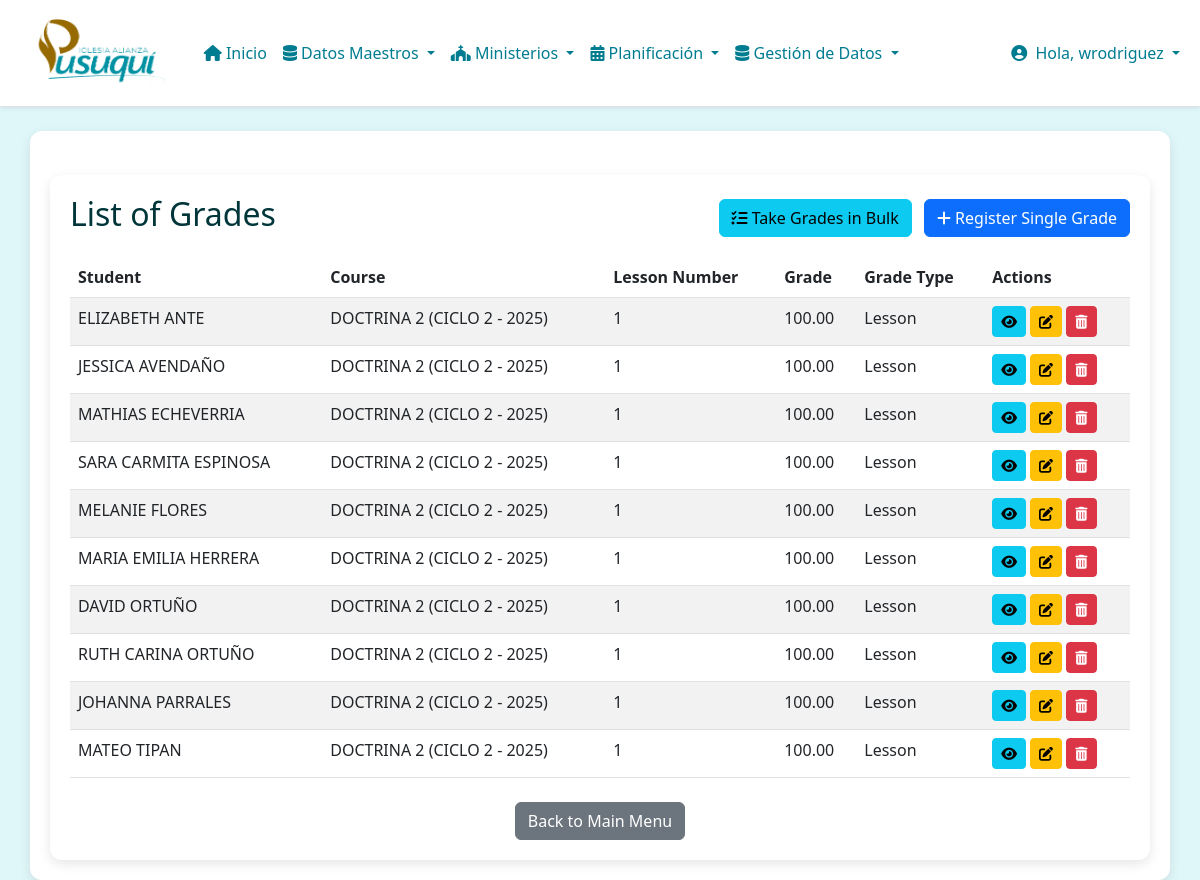
Page /academia/grades/ (signed in) on the earlier database version.
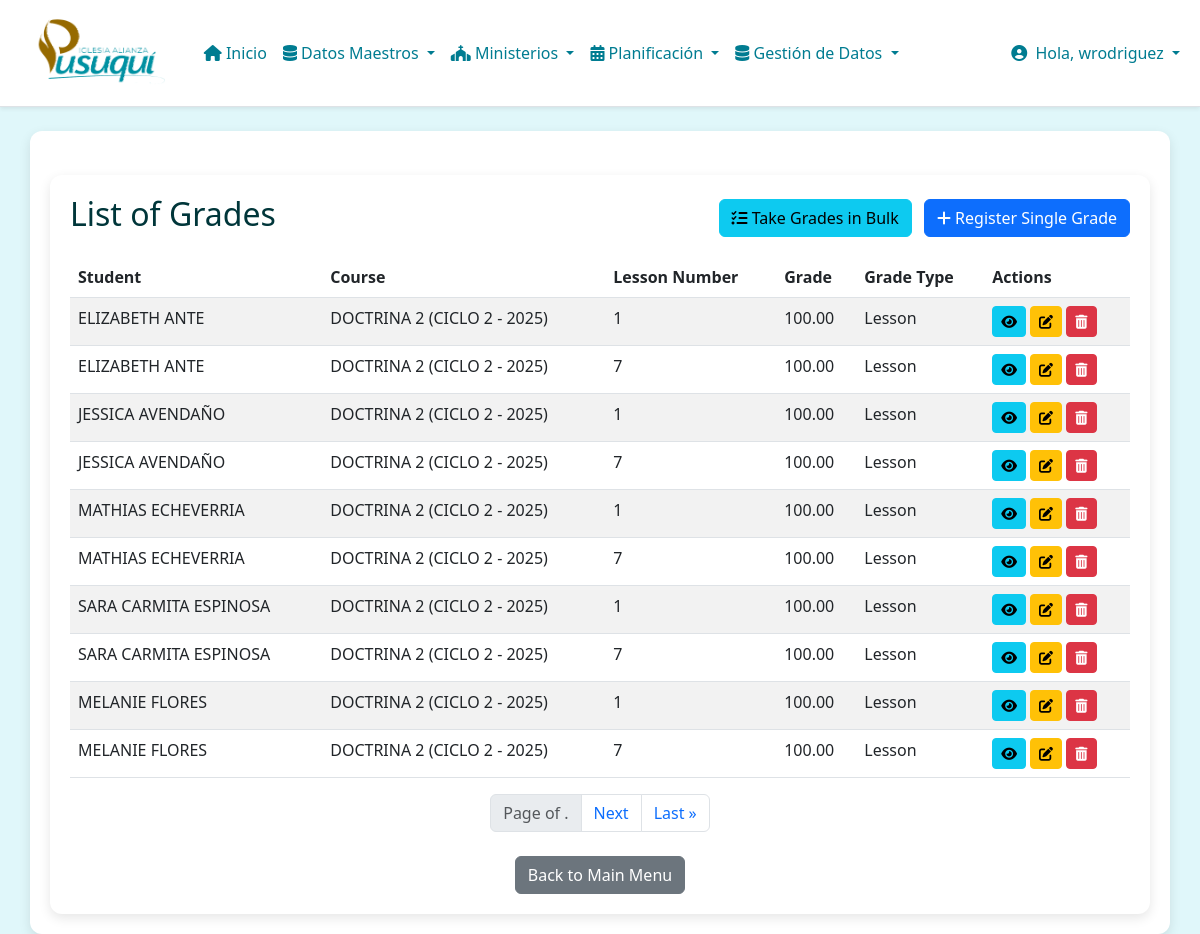
Same page on the later database version.
### academia/models.py (models this page shows, shortened)
class Grade(models.Model):
    GRADE_TYPE_CHOICES = [
        ('Leccion', _('Lesson')),
        ('Examen', _('Exam')),
    ]
    enrollment = models.ForeignKey(
        Enrollment,
        on_delete=models.PROTECT,
        related_name='grades',
        verbose_name=_("enrollment")
    )
    lesson_number = models.PositiveIntegerField(
        _("lesson number"),
        help_text=_("The lesson number this grade refers to. If 'Exam', put 0.")
    )
    grade = models.DecimalField(_("grade"), max_digits=5, decimal_places=2)
    grade_type = models.CharField(_("grade type"), max_length=10, choices=GRADE_TYPE_CHOICES)
    class Meta:
        verbose_name = _("grade")
        verbose_name_plural = _("grades")
        unique_together = ('enrollment', 'lesson_number', 'grade_type')
        ordering = ['enrollment', 'grade_type', 'lesson_number']

class Enrollment(models.Model):
    class Status(models.TextChoices):
        ENROLLED = 'ENROLLED', _('Enrolled')
        APPROVED = 'APPROVED', _('Approved')
        REPROVED = 'REPROVED', _('Reproved')
        COMPLETED = 'COMPLETED', _('Completed')
        DROPPED = 'DROPPED', _('Dropped Out')
    student = models.ForeignKey(Student, on_delete=models.CASCADE, related_name='enrollments', verbose_name=_("student"))
    course = models.ForeignKey(Course, on_delete=models.CASCADE, related_name='enrollments', verbose_name=_("course"))
    enrollment_date = models.DateField(_("enrollment date"), default=date.today)
    lesson_score = models.DecimalField(
        _("lesson score"),
        max_digits=5, decimal_places=2,
        null=True, blank=True,
        help_text=_("Average score for lessons (e.g., out of 100).")
    )
    exam_score = models.DecimalField(
        _("exam score"),
        max_digits=5, decimal_places=2,
        null=True, blank=True,
        help_text=_("Score for the final exam (e.g., out of 100).")
    )
    status = models.CharField(
        _("status"),
        max_length=20,
        choices=Status.choices,
        default=Status.ENROLLED
    )
    class Meta:
        verbose_name = _("enrollment")
        verbose_name_plural = _("enrollments")
        unique_together = ('student', 'course')
        ordering = ['course', 'student__surname', 'student__name']

class Student(models.Model):
    name = models.CharField(_("name"), max_length=128)
    surname = models.CharField(_("surname"), max_length=128)
    email = models.EmailField(_("email"), max_length=254, unique=True, null=True, blank=True)
    phone_number = models.CharField(_("phone number"), max_length=20, null=True, blank=True)
    date_of_birth = models.DateField(
        _("date of birth"),
        null=True, blank=True,
        validators=[validate_date],
        help_text=_("Format: YYYY-MM-DD")
    )
    def __str__(self):
        return f"{self.name} {self.surname}"
    class Meta:
        verbose_name = _("student")
        verbose_name_plural = _("students")
        ordering = ['surname', 'name']
        unique_together = [['name', 'surname']]

class Course(models.Model):
    class DayOfWeek(models.TextChoices):
        SUNDAY = 'SUN', _('Sunday')
        MONDAY = 'MON', _('Monday')
        TUESDAY = 'TUE', _('Tuesday')
        WEDNESDAY = 'WED', _('Wednesday')
        THURSDAY = 'THU', _('Thursday')
        FRIDAY = 'FRI', _('Friday')
        SATURDAY = 'SAT', _('Saturday')
    subject = models.ForeignKey(Subject, on_delete=models.PROTECT, verbose_name=_("subject"))
    teacher = models.ForeignKey(Teacher, on_delete=models.PROTECT, verbose_name=_("teacher"))
    academic_period = models.CharField(
        _("academic period"),
        max_length=50,
        help_text=_("E.g., '2025 - Ciclo 1', '2025 - C1'")
    )
    day_of_week = models.CharField(
        _("day of week"),
        max_length=3,
        choices=DayOfWeek.choices,
        help_text=_("Day of the week the course is held.")
    )
    start_time = models.TimeField(_("start time"), help_text=_("Format: HH:MM"))
    start_date = models.DateField(_("start date"), validators=[validate_date], help_text=_("Format: YYYY-MM-DD"))
    end_date = models.DateField(
        _("end date"),
        validators=[validate_date],
        blank=True, null=True,
        help_text=_("Calculated automatically if not provided, based on start date and number of lessons.")
    )
    is_active = models.BooleanField(_("is active"), default=True, help_text=_("Is this course currently active?"))
    class Meta:
        verbose_name = _("course")
        verbose_name_plural = _("courses")
        unique_together = ('subject', 'academic_period', 'day_of_week', 'start_time')
        ordering = ['-academic_period', 'subject__name', 'start_date']

class Subject(models.Model):
    name = models.CharField(_("subject name"), max_length=128, unique=True)
    description = models.TextField(_("description"), blank=True)
    number_of_lessons = models.PositiveIntegerField(
        _("number of lessons"),
        default=10,
        help_text=_("Default number of lessons for courses of this subject.")
    )
    class Meta:
        verbose_name = _("subject")
        verbose_name_plural = _("subjects")
        ordering = ['name']

### academia/views.py (the view)
# urls.py: path('grades/', views.GradeListView.as_view(), name='grade-list'),
class GradeListView(LoginRequiredMixin,ListView):
    model = Grade
    template_name = 'academia/grade_list.html'
    context_object_name = 'grades'
    paginate_by = 10
    def get_queryset(self):
        user = self.request.user
        if user.is_superuser:
            return Grade.objects.select_related('enrollment__student', 'enrollment__course').order_by('enrollment__student__surname', 'enrollment__course__subject__name', 'lesson_number')
        try:
            return Grade.objects.filter(enrollment__course__teacher=user.teacher).select_related('enrollment__student', 'enrollment__course').order_by('enrollment__student__surname', 'enrollment__course__subject__name', 'lesson_number')
        except Teacher.DoesNotExist:
            return Grade.objects.none()
    def get_context_data(self, **kwargs):
        context = super().get_context_data(**kwargs)
        context['active_page'] = 'grades'
        context['page_title'] = _('List of Grades')
        return context

### iap/context_processors.py (called while the page is built, shortened)
def user_app_permissions(request):
    user = request.user
    if not user.is_authenticated:
        return {}
    app_perms = {
        'can_access_cunakids': False,
        'can_access_academia': False,
        'can_access_alabanza': False,
        'can_access_anfitriones': False,
        'can_access_discipulado': False,
        'can_access_encuentros': False,
        'can_access_jap': False,
        'can_access_multimedia': False,
        'can_access_pusukids': False,
    }
    if user.is_superuser:
        for key in app_perms:
            app_perms[key] = True
    return {'app_perms': app_perms}

### academia/templates/academia/grade_list.html (shortened to what this page needs)
{% extends "base.html" %}
{% load i18n %}
{% block body %}
<div class="container mt-4">
    <div class="d-flex justify-content-between align-items-center mb-3">
        <h2>{{ page_title }}</h2>
        <div>
            <a href="{% url 'academia:take-grades' %}" class="btn btn-info me-2">
                <i class="fas fa-tasks"></i> {% translate "Take Grades in Bulk" %}
            </a>
            <a href="{% url 'academia:grade-create' %}" class="btn btn-primary">
                <i class="fas fa-plus"></i> {% translate "Register Single Grade" %}
            </a>
        </div>
    </div>
    {% if grades %}
        <table class="table table-striped table-hover">
            <thead class="thead-dark">
                <tr>
                    <th>{% translate "Student" %}</th>
                    <th>{% translate "Course" %}</th>
                    <th>{% translate "Lesson Number" %}</th>
                    <th>{% translate "Grade" %}</th>
                    <th>{% translate "Grade Type" %}</th>
                    <th>{% translate "Actions" %}</th>
                </tr>
            </thead>
            <tbody>
                {% for grade in grades %}
                <tr>
                    <td>{{ grade.enrollment.student }}</td>
                    <td>{{ grade.enrollment.course.subject.name }} ({{ grade.enrollment.course.academic_period }})</td>
                    <td>{{ grade.lesson_number }}</td>
                    <td>{{ grade.grade }}</td>
                    <td>{{ grade.get_grade_type_display }}</td>
                    <td>
                        <a href="{% url 'academia:grade-detail' grade.pk %}" class="btn btn-info btn-sm" title="{% translate 'View Details' %}"><i class="fas fa-eye"></i></a>
                        <a href="{% url 'academia:grade-update' grade.pk %}" class="btn btn-warning btn-sm" title="{% translate 'Edit' %}"><i class="fas fa-edit"></i></a>
                        <a href="{% url 'academia:grade-delete' grade.pk %}" class="btn btn-danger btn-sm" title="{% translate 'Delete' %}"><i class="fas fa-trash-alt"></i></a>
                    </td>
                </tr>
                {% endfor %}
            </tbody>
        </table>
        {% if is_paginated %}
            <nav aria-label="Page navigation">
                <ul class="pagination justify-content-center">
                    <li class="page-item disabled"><span class="page-link">{% blocktrans %}Page {{ page_obj.number }} of {{ page_obj.paginator.num_pages }}.{% endblocktrans %}</span></li>
                    {% if page_obj.has_next %}
                        <li class="page-item"><a class="page-link" href="?page={{ page_obj.next_page_number }}">{% translate "Next" %}</a></li>
                        <li class="page-item"><a class="page-link" href="?page={{ page_obj.paginator.num_pages }}">{% translate "Last" %} &raquo;</a></li>
                    {% endif %}
                </ul>
            </nav>
        {% endif %}
    {% else %}
        <div class="alert alert-info" role="alert">
            {% translate "No grades registered yet." %}
        </div>
    {% endif %}
    <div class="mt-4 text-center">
        <a href="{% url 'academia:index' %}" class="btn btn-secondary">{% translate "Back to Main Menu" %}</a>
    </div>
</div>
{% endblock %}

Differences in the rows shown:
no longer on this page (row unchanged): Grade: enrollment.student "MARIA EMILIA HERRERA", enrollment.course.subject.name "DOCTRINA 2", enrollment.course.academic_period "CICLO 2 - 2025", lesson_number "1", grade "100.00", grade_type "Lesson"
no longer on this page (row unchanged): Grade: enrollment.student "DAVID ORTUÑO", enrollment.course.subject.name "DOCTRINA 2", enrollment.course.academic_period "CICLO 2 - 2025", lesson_number "1", grade "100.00", grade_type "Lesson"
no longer on this page (row unchanged): Grade: enrollment.student "RUTH CARINA ORTUÑO", enrollment.course.subject.name "DOCTRINA 2", enrollment.course.academic_period "CICLO 2 - 2025", lesson_number "1", grade "100.00", grade_type "Lesson"
no longer on this page (row unchanged): Grade: enrollment.student "JOHANNA PARRALES", enrollment.course.subject.name "DOCTRINA 2", enrollment.course.academic_period "CICLO 2 - 2025", lesson_number "1", grade "100.00", grade_type "Lesson"
no longer on this page (row unchanged): Grade: enrollment.student "MATEO TIPAN", enrollment.course.subject.name "DOCTRINA 2", enrollment.course.academic_period "CICLO 2 - 2025", lesson_number "1", grade "100.00", grade_type "Lesson"
added Grade: enrollment.student "ELIZABETH ANTE", enrollment.course.subject.name "DOCTRINA 2", enrollment.course.academic_period "CICLO 2 - 2025", lesson_number "7", grade "100.00", grade_type "Lesson"
added Grade: enrollment.student "JESSICA AVENDAÑO", enrollment.course.subject.name "DOCTRINA 2", enrollment.course.academic_period "CICLO 2 - 2025", lesson_number "7", grade "100.00", grade_type "Lesson"
added Grade: enrollment.student "MATHIAS ECHEVERRIA", enrollment.course.subject.name "DOCTRINA 2", enrollment.course.academic_period "CICLO 2 - 2025", lesson_number "7", grade "100.00", grade_type "Lesson"
added Grade: enrollment.student "SARA CARMITA ESPINOSA", enrollment.course.subject.name "DOCTRINA 2", enrollment.course.academic_period "CICLO 2 - 2025", lesson_number "7", grade "100.00", grade_type "Lesson"
added Grade: enrollment.student "MELANIE FLORES", enrollment.course.subject.name "DOCTRINA 2", enrollment.course.academic_period "CICLO 2 - 2025", lesson_number "7", grade "100.00", grade_type "Lesson"
Other differences:
text now shown: "Page of . Next Last »"
